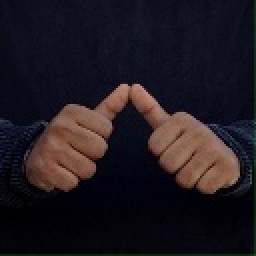
#> input picture Resources/abc.jpg, 128 x 128 px (shown 2 times larger)
$ python basics.py
#> lines starting #> are read from the running program, lines starting #| are printed output that depends on the picture; after the words box and inside, x2 and y2 are one past the last pixel; in counts of white or black regions, pixels touching at a corner belong together; pictures that were not available may be replaced by others from this repository, and a replacement may not be noted
import cv2
import numpy as np

##Reading Image

img = cv2.imread('Resources/abc.jpg')
#> img is the input picture: shape (128, 128, 3); mean B, G, R 31.5, 24.9, 30.8

cv2.imshow("Output", img)
cv2.waitKey(2000)

cv2.destroyWindow('Output')

#Reading video
cap = cv2.VideoCapture('Resources/test.mov')

while True:
    success, img = cap.read()
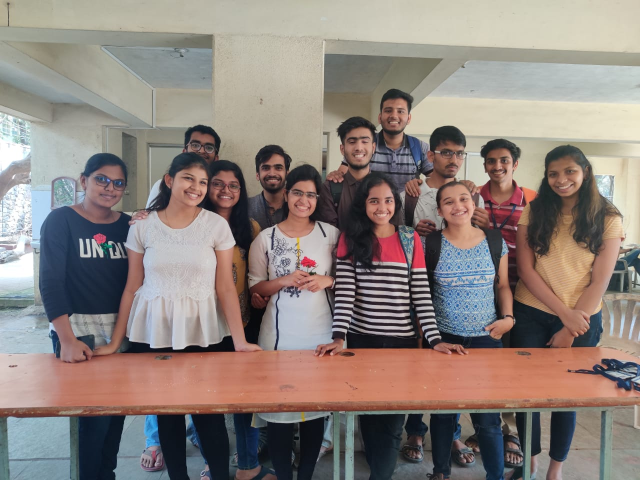
#> input picture Resources/img3.jpg, 1280 x 960 px, given in place of test.mov, which was not available (shown at 1/2 size)
#> img is the input picture: shape (960, 1280, 3); mean B, G, R 124.2, 130, 141.7
    if success == True:
        cv2.imshow("Video", img)
        if cv2.waitKey(1) & 0xFF == ord('q'):      #if pressed 'q',loop breaks and video playing is stopped
#> (key q is pressed here)
            break
    else:
        break
cap.release()
cv2.destroyWindow('Video')

##Reading Webcam
cap = cv2.VideoCapture(0)  #0 is ID for the camera
cap.set(3, 640)     #3-set width
cap.set(4, 480)     #4- set height
cap.set(10, 400)    #10-brightness

while True:
    success, img = cap.read()
    cv2.imshow("WebCam", img)
    if cv2.waitKey(1) & 0xFF == ord('q'):      #if pressed 'q',loop breaks and video playing is stopped
#> (key q is pressed here)
        break


cap.release()
cv2.destroyWindow('WebCam')

img = cv2.imread("Resources/image1.jpg")
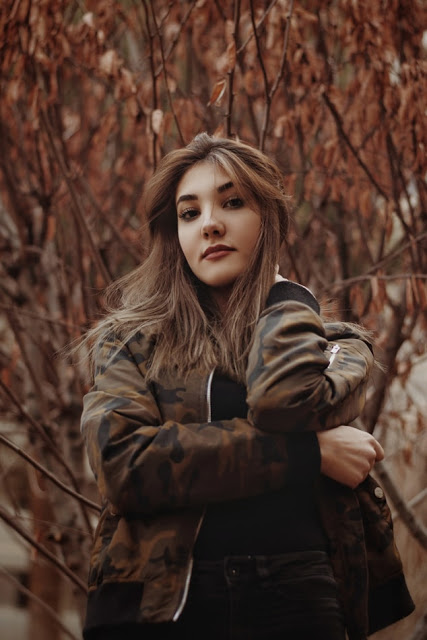
#> input picture Resources/image1.jpg, 427 x 640 px
#> img is the input picture: shape (640, 427, 3); mean B, G, R 44.2, 54.7, 79.8
kernel = np.ones((5, 5), np.uint8)
imgGray = cv2.cvtColor(img, cv2.COLOR_BGR2GRAY)
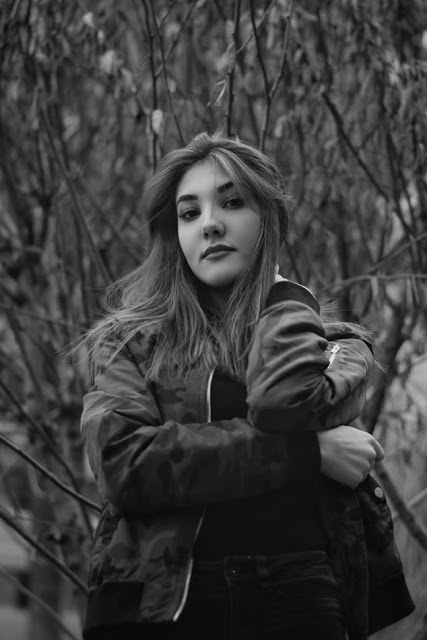
#> imgGray: shape (640, 427); min 1, max 238, mean 61
imgBlur = cv2.GaussianBlur(imgGray, (7, 7), 0)
imgCanny = cv2.Canny(img, 150, 200)
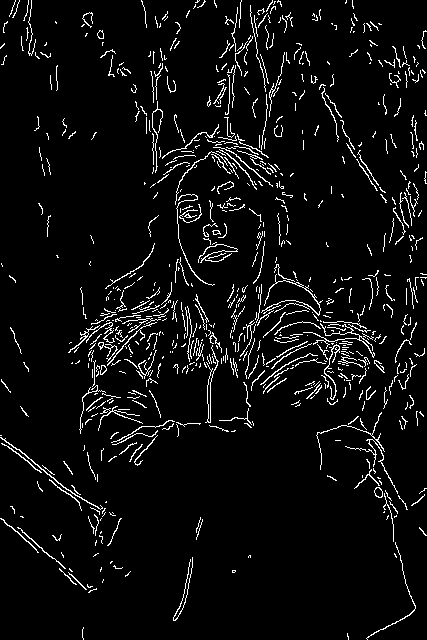
#> imgCanny: shape (640, 427); 5.3% white in thin lines or dots
imgDialation = cv2.dilate(imgCanny, kernel, iterations=1)
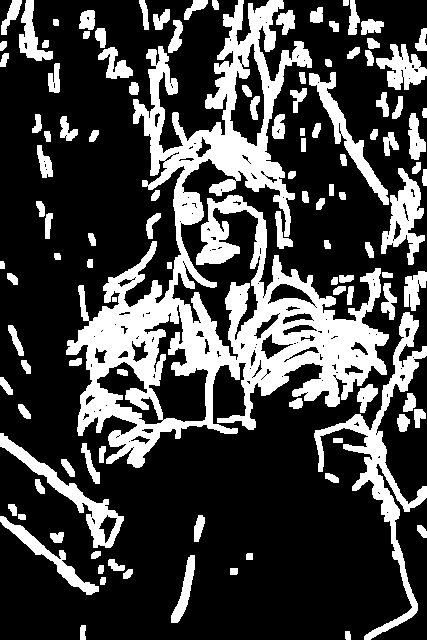
#> imgDialation: shape (640, 427); 26.8% white; 115 white regions, largest, box (x1, y1, x2, y2) and area: (66, 0, 389, 468) 43556, (314, 312, 427, 640) 5621, (0, 433, 124, 548) 2272
imgEroded = cv2.erode(imgDialation, kernel, iterations=1)
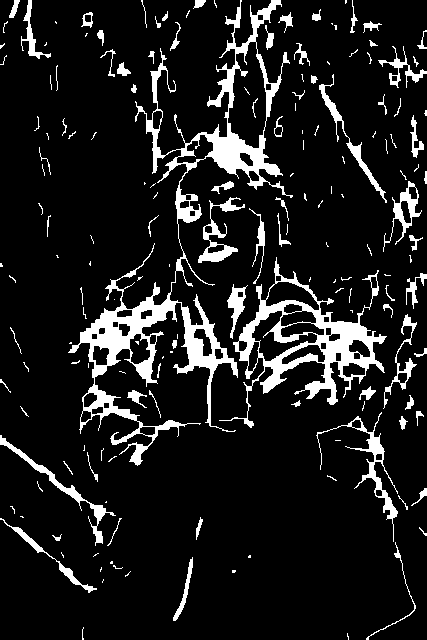
#> imgEroded: shape (640, 427); 11.1% white; 170 white regions (93 under 20 px), largest, box (x1, y1, x2, y2) and area: (68, 0, 293, 466) 12887, (219, 257, 387, 428) 5888, (316, 412, 398, 542) 1088
cv2.imshow("Original", img)
cv2.imshow("Gray Image", imgGray)
cv2.imshow("Blur Image", imgBlur)
cv2.imshow("Canny Image", imgCanny)
cv2.imshow("Dialation Image", imgDialation)
cv2.imshow("Eroded Image", imgEroded)
cv2.waitKey(0)
cv2.destroyAllWindows()
